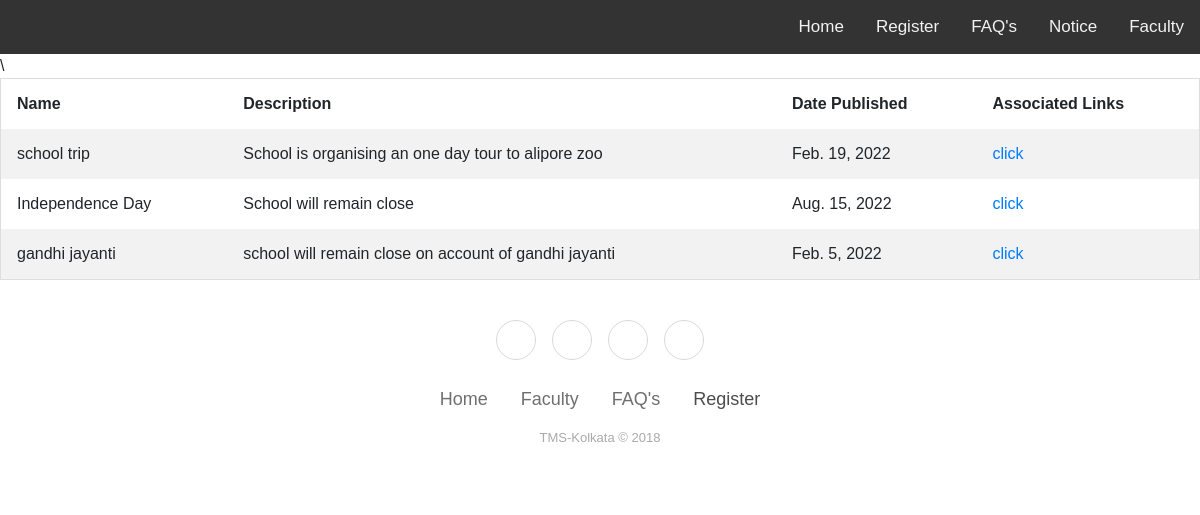
Page /course_notice/ on the committed database.
### school/models.py (models this page shows, shortened)
class notice(models.Model):
    name = models.CharField(default="0",max_length=30)
    desc = models.CharField(default="0",max_length=200)
    s_date = models.DateField(default=date(1111, 11, 11))
    associate_links= models.URLField(blank=True)
    imp=models.BooleanField(default=False)

### school/views.py (the view)
# urls.py: path('course_notice/',views.course_notice,name='course_notice'),
def course_notice(requests):
    notices = notice.objects.all()
    return render(requests,'notice.html',{'notices':notices})

### templates/notice.html (shortened to what this page needs)
<html><title>NOTICEs -TMS</title>
{% extends 'base_3w.html' %}
{% load static %}
  {% block content %}
</head>
<body>
<table>
  <tr>
     <th>Name</th>
    <th>Description</th>\
    <th>Date Published</th>
    <th>Associated Links</th>
  </tr>
  {% for notice in notices %}
  <tr>
    <td>{{notice.name}}</td>
    <td>{{notice.desc}}</td>
    <td>{{notice.s_date}}</td>
    <td><a href="{{notice.associate_links}}" target="_blank">click</a></td>
  </tr>
{% endfor %}
  </table>
{% endblock %}

### templates/base_3w.html (shortened to what this page needs)
<!DOCTYPE html>
{% load static %}
<html>
<head>
     <link rel="stylesheet" href="https://cdnjs.cloudflare.com/ajax/libs/twitter-bootstrap/4.1.3/css/bootstrap.min.css">
    <link rel="stylesheet" href="https://cdnjs.cloudflare.com/ajax/libs/ionicons/2.0.1/css/ionicons.min.css">
</head>
<body>
<div class="topnav">
 <a href="/faculty">Faculty</a>
      <a href="/course_notice">Notice</a>
      <a href="/FAQs">FAQ's</a>
     <a href="/form">Register</a>
     <a  href="/">Home</a>
</div>
{% block content %}
{% endblock %}
</body>
 <div class="footer-basic" >
        <footer>
            <div class="social"><a href="#"></a><a href="#"></a><a href="#"></a><a href="#"></a></div>
            <ul class="list-inline">
                <li class="list-inline-item"><a href="/">Home</a></li>
                <li class="list-inline-item"><a href="/faculty">Faculty</a></li>
                <li class="list-inline-item"><a href="/FAQs">FAQ's</a></li>
                <li class="list-inline-item"><a href="/form"></a>Register</li>
            </ul>
            <p class="copyright">TMS-Kolkata © 2018</p>
        </footer>
    </div>
</html>

### templates/base_3w.html (style rules this page uses)
body { margin: 0; font-family: Arial, Helvetica, sans-serif; }
.topnav { overflow: hidden; background-color: #333; }
.topnav a { float: right; color: #f2f2f2; text-align: center; padding: 14px 16px; text-decoration: none; font-size: 17px; }
.footer-basic { padding:40px 0; background-color:#ffffff; color:#4b4c4d; }
.footer-basic ul { padding:0; list-style:none; text-align:center; font-size:18px; line-height:1.6; margin-bottom:0; }
.footer-basic li { padding:0 10px; }
.footer-basic ul a { color:inherit; text-decoration:none; opacity:0.8; }
.footer-basic .social { text-align:center; padding-bottom:25px; }
.footer-basic .social > a { font-size:24px; width:40px; height:40px; line-height:40px; display:inline-block; text-align:center; border-radius:50%; border:1px solid #ccc; margin:0 8px; color:inherit; opacity:0.75; }
.footer-basic .copyright { margin-top:15px; text-align:center; font-size:13px; color:#aaa; margin-bottom:0; }

### templates/notice.html (style rules this page uses)
table { border-collapse: collapse; border-spacing: 0; width: 100%; border: 1px solid #ddd; }
th, td { text-align: left; padding: 16px; }
tr:nth-child(even) { background-color: #f2f2f2; }

### rows in the picture
notice: name "school trip", desc "School is organising an one day tour to alipore zoo", s_date "Feb. 19, 2022"
notice: name "Independence Day", desc "School will remain close", s_date "Aug. 15, 2022"
notice: name "gandhi jayanti", desc "school will remain close on account of gandhi jayanti", s_date "Feb. 5, 2022"
